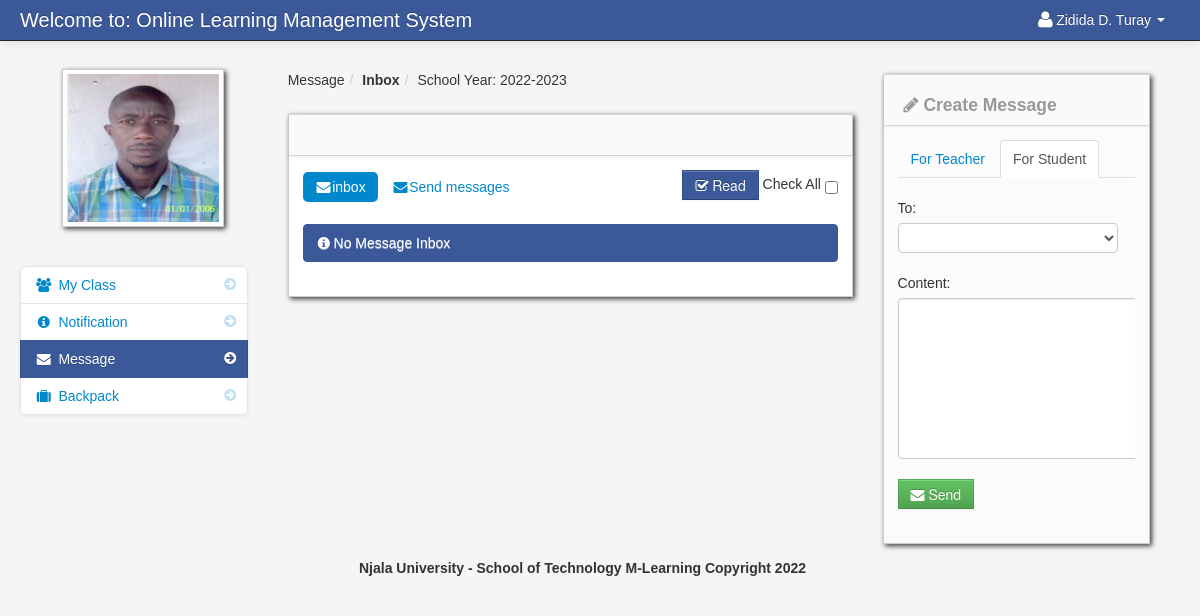
Page /student_message_student.php (signed in) on the committed database.
### tables this page shows
CREATE TABLE `student` (
  `student_id` int(11) NOT NULL,
  `firstname` varchar(100) NOT NULL,
  `lastname` varchar(100) NOT NULL,
  `class_id` int(11) NOT NULL,
  `username` varchar(100) NOT NULL,
  `password` varchar(100) NOT NULL,
  `location` varchar(100) NOT NULL,
  `status` varchar(100) NOT NULL
);

CREATE TABLE `school_year` (
  `school_year_id` int(11) NOT NULL,
  `school_year` varchar(100) NOT NULL
);

### session.php (called while the page is built, shortened)
<?php
$session_id=$_SESSION['id'];
?>

### create_message_student_student.php (the view, shortened to what this page needs)
<div class="span3" id="">
	<div class="row-fluid">
                        <div class="block">
                            <div class="navbar navbar-inner block-header">
                                <div id="" class="muted pull-left"><h4><i class="icon-pencil"></i> Create Message</h4></div>
                            </div>
                            <div class="block-content collapse in">
                                <div class="span12">
								    <ul class="nav nav-tabs">
										<li>
											<a href="student_message.php">For Teacher</a>
										</li>
										<li class="active"><a href="student_message_student.php">For Student</a></li>
									</ul>
								<form method="post" id="send_message_student">
									<div class="control-group">
											<label>To:</label>
                                          <div class="controls">
                                            <select name="student_id"  class="chzn-select" required>
                                             	<option></option>
											<?php
											$query = mysqli_query($conn,"select * from student order by firstname ASC");
											while($row = mysqli_fetch_array($query)){
											?>
											<option value="<?php echo $row['student_id']; ?>"><?php echo $row['firstname']; ?> <?php echo $row['lastname']; ?> </option>
											<?php } ?>
                                            </select>
                                          </div>
                                        </div>
										<div class="control-group">
											<label>Content:</label>
                                          <div class="controls">
											<textarea name="my_message" class="my_message" required></textarea>
                                          </div>
                                        </div>
										<div class="control-group">
                                          <div class="controls">
												<button  class="btn btn-success"><i class="icon-envelope-alt"></i> Send </button>
                                          </div>
                                        </div>
                                </form>
								</div>
                            </div>
                        </div>
	</div>
</div>

### student_message_student.php (shortened to what this page needs)
<?php include('header_dashboard.php'); ?>
<?php include('session.php'); ?>
<body>
		<?php include('navbar_student.php'); ?>
        <div class="container-fluid">
            <div class="row-fluid">
				<?php include('student_message_sidebar.php'); ?>
               <div class="span6" id="content">
                     <div class="row-fluid">
					     <ul class="breadcrumb">
								<?php
								$school_year_query = mysqli_query($conn,"select * from school_year order by school_year DESC")or die(mysqli_error());
								$school_year_query_row = mysqli_fetch_array($school_year_query);
								?>
								<li><a href="#">Message</a><span class="divider">/</span></li>
								<li><a href="#"><b>Inbox</b></a><span class="divider">/</span></li>
								<li><a href="#">School Year: <?php echo $school_year_query_row['school_year']; ?></a></li>
						</ul>
                        <div id="block_bg" class="block">
                            <div class="navbar navbar-inner block-header">
                            </div>
                            <div class="block-content collapse in">
                                <div class="span12">
			<form action="read_message.php" method="post">
										<div class="pull-right">
											<button class="btn btn-info" name="read"><i class="icon-check"></i> Read</button>
							Check All <input type="checkbox"  name="selectAll" id="checkAll" />
										</div>
										<ul class="nav nav-pills">
										<li class="active"><a href="student_message.php"><i class="icon-envelope-alt"></i>inbox</a></li>
										<li class=""><a href="sent_message_student.php"><i class="icon-envelope-alt"></i>Send messages</a></li>
										</ul>
									<?php
								 $query_announcement = mysqli_query($conn,"select * from message
																	LEFT JOIN student ON student.student_id = message.sender_id
																	where  message.reciever_id = '$session_id' order by date_sended DESC
																	")or die(mysqli_error());
								$count_my_message = mysqli_num_rows($query_announcement);
								if ($count_my_message != '0'){
								 while($row = mysqli_fetch_array($query_announcement)){
								 $id = $row['message_id'];
								 								 $id_2 = $row['message_id'];
								 $status = $row['message_status'];
								 $sender_id = $row['sender_id'];
								 $sender_name = $row['sender_name'];
								 $reciever_name = $row['reciever_name'];
								 ?>
											<div class="post"  id="del<?php echo $id; ?>">
											<div class="message_content">
											<?php echo $row['content']; ?>
											</div>
											<div class="pull-right">
											<?php if ($status == 'read'){
											}else{ ?>
											<input id="" class="" name="selector[]" type="checkbox" value="<?php echo $id; ?>">
											<?php } ?>
											</div>
													<hr>
											Send by: <strong><?php echo $row['sender_name']; ?></strong>
											<i class="icon-calendar"></i> <?php echo $row['date_sended']; ?>
														<div class="pull-right">
															<a class="btn btn-link"  href="#reply<?php echo $id; ?>" data-toggle="modal" ><i class="icon-reply"></i> Reply </a>
														</div>
													<div class="pull-right">
													<a class="btn btn-link"  href="#<?php echo $id; ?>" data-toggle="modal" ><i class="icon-remove"></i> Remove </a>
													<?php include("remove_inbox_message_modal.php"); ?>
													<?php include("reply_inbox_message_modal_student.php"); ?>
													</div>
											</div>
								<?php }}else{ ?>
								<div class="alert alert-info"><i class="icon-info-sign"></i> No Message Inbox</div>
								<?php } ?>
								</form>
                                </div>
                            </div>
                        </div>
                    </div>
                </div>
				<?php include('create_message_student_student.php') ?>
            </div>
		<?php include('footer.php'); ?>
        </div>
		<?php include('script.php'); ?>
    </body>
</html>

### navbar_student.php (shortened to what this page needs)
<div class="navbar navbar-fixed-top navbar-inverse">
        <div class="navbar-inner">
            <div class="container-fluid">
                <a class="brand" href="#">Welcome to: Online Learning Management System</a>
					<div class="nav-collapse collapse">
						<ul class="nav pull-right">
							<?php $query= mysqli_query($conn,"select * from student where student_id = '$session_id'")or die(mysqli_error());
									$row = mysqli_fetch_array($query);
							?>
							<li class="dropdown">
								<a href="#" role="button" class="dropdown-toggle" data-toggle="dropdown"> <i class="icon-user icon-large"></i><?php echo $row['firstname']." ".$row['lastname'];  ?> <i class="caret"></i></a>
							</li>
						</ul>
					</div>
            </div>
        </div>
</div>

### student_message_sidebar.php (shortened to what this page needs)
<div class="span3" id="sidebar">
					<img id="avatar" class="img-polaroid" src="admin/<?php echo $row['location']; ?>">
		<ul class="nav nav-list bs-docs-sidenav nav-collapse collapse">
			<li class=""><a href="dashboard_student.php"><i class="icon-chevron-right"></i><i class="icon-group"></i>&nbsp;My Class</a></li>
			<li class="">
				<a href="student_notification.php"><i class="icon-chevron-right"></i><i class="icon-info-sign"></i>&nbsp;Notification
				</a>
			</li>
			<li class="active">
			<a href="student_message.php"><i class="icon-chevron-right"></i><i class="icon-envelope-alt"></i>&nbsp;Message
			</a>
			</li>
			 <li class=""><a href="backpack.php"><i class="icon-chevron-right"></i><i class="icon-suitcase"></i>&nbsp;Backpack</a></li>
		</ul>
</div>

### admin/assets/styles.css (style rules this page uses)
body { padding-top: 60px; padding-bottom: 40px; background-color: #f5f5f5; }
#content { margin-left:0px; }
.breadcrumb { margin: 0 0 0px; padding: 10px 0px; background-color: transparent; }
.block { background: url("../images/pixel-60fff.png") repeat scroll 0 0 rgba(0, 0, 0, 0) !important; border: 1px solid #ccc; background: white; margin: 1em 0em; border-top: none; -webkit-box-shadow: 2px 2px 5px rgba(0, 0, 6, 0.75); -moz-box-shadow: 2px 2px 5px rgba(0, 0, 6, 0.75); box-shadow: 2px 2px 5px rgba(0, 0, 6, 0.75); }
.block-content { margin: 1em; min-height: .25em; }
.block-header { margin-bottom: 0px; border-right: none; border-left: none; -webkit-border-radius: 0px; -moz-border-radius: 0px; border-radius: 0px; }
.block-header div { padding-top: 10px; }
.bs-docs-sidenav { max-width: 228px; margin: 30px 0 0; padding: 0; background-color: #fff; -webkit-border-radius: 6px; -moz-border-radius: 6px; border-radius: 6px; -webkit-box-shadow: 0 1px 4px rgba(0,0,0,.065); -moz-box-shadow: 0 1px 4px rgba(0,0,0,.065); box-shadow: 0 1px 4px rgba(0,0,0,.065); }
.bs-docs-sidenav > li > a { display: block; width: 190px \9; margin: 0 0 -1px; padding: 8px 14px; border: 1px solid #e5e5e5; }
.bs-docs-sidenav > li:first-child > a { -webkit-border-radius: 6px 6px 0 0; -moz-border-radius: 6px 6px 0 0; border-radius: 6px 6px 0 0; }
.bs-docs-sidenav > li:last-child > a { -webkit-border-radius: 0 0 6px 6px; -moz-border-radius: 0 0 6px 6px; border-radius: 0 0 6px 6px; }
.bs-docs-sidenav > .active > a { position: relative; z-index: 2; padding: 9px 15px; border: 0; text-shadow: 0 1px 0 rgba(0,0,0,.15); -webkit-box-shadow: inset 1px 0 0 rgba(0,0,0,.1), inset -1px 0 0 rgba(0,0,0,.1); -moz-box-shadow: inset 1px 0 0 rgba(0,0,0,.1), inset -1px 0 0 rgba(0,0,0,.1); box-shadow: inset 1px 0 0 rgba(0,0,0,.1), inset -1px 0 0 rgba(0,0,0,.1); }
.bs-docs-sidenav .icon-chevron-right { float: right; margin-top: 2px; margin-right: -6px; opacity: .25; }
.bs-docs-sidenav .active .icon-chevron-right, .bs-docs-sidenav .active a:hover .icon-chevron-right { opacity: 1; }

### rows in the picture
student: firstname "Zidida D.", lastname "Turay", location (picture)
school_year: school_year "2022-2023"
